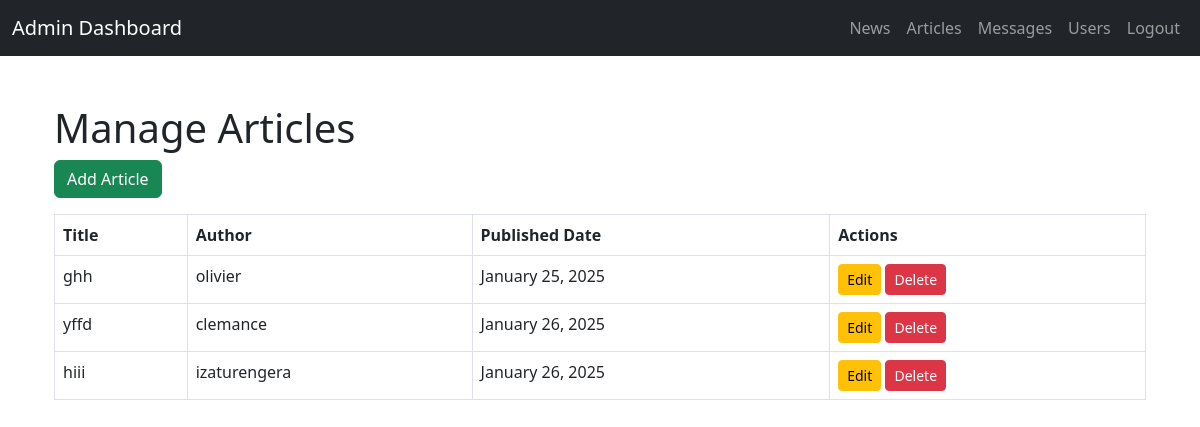
Screenshot of /manage-articles/ (signed in) with the database file from the repository.
### newsapp/models.py (models this page shows, shortened)
class Article(models.Model):
    author = models.ForeignKey(User, on_delete=models.CASCADE, blank=True, null=True)
    title = models.CharField(max_length=255)
    short_description = models.TextField(blank=True, null=True)
    content = models.TextField(blank=True, null=True)
    image = models.ImageField(upload_to='article_images', blank=True, null=True)
    is_featured = models.BooleanField(default=False)
    published_date = models.DateTimeField(auto_now_add=True)

class User(AbstractUser):
    is_admin = models.BooleanField(default=False)
    bio = models.TextField(blank=True, null=True)
    def __str__(self):
        return self.username

### newsapp/views.py (the view)
# urls.py: path('manage-articles/', manage_articles, name='manage_articles'),
@user_passes_test(is_superuser)
def manage_articles(request):
    articles = Article.objects.all()
    return render(request, 'manage_articles.html', {'articles': articles})

### newsapp/views.py (called while the page is built)
def is_superuser(user):
    return user.is_superuser

### templates/manage_articles.html
{% extends 'dashbase.html' %}
{% block content %}
<div class="container mt-5">
    <h1>Manage Articles</h1>
    <a href="{% url 'admin:newsapp_article_add' %}" class="btn btn-success mb-3">Add Article</a>
    <table class="table table-bordered">
        <thead>
            <tr>
                <th>Title</th>
                <th>Author</th>
                <th>Published Date</th>
                <th>Actions</th>
            </tr>
        </thead>
        <tbody>
            {% for article in articles %}
            <tr>
                <td>{{ article.title }}</td>
                <td>{{ article.author }}</td>
                <td>{{ article.published_date|date:"F j, Y" }}</td>
                <td>
                    <a href="{% url 'admin:newsapp_article_change' article.id %}" class="btn btn-sm btn-warning">Edit</a>
                    <a href="{% url 'admin:newsapp_article_delete' article.id %}" class="btn btn-sm btn-danger">Delete</a>
                </td>
            </tr>
            {% endfor %}
        </tbody>
    </table>
</div>
{% endblock %}

### rows the page displays
Article: title "ghh", author "olivier", published_date "January 25, 2025"
Article: title "yffd", author "clemance", published_date "January 26, 2025"
Article: title "hiii", author "izaturengera", published_date "January 26, 2025"
